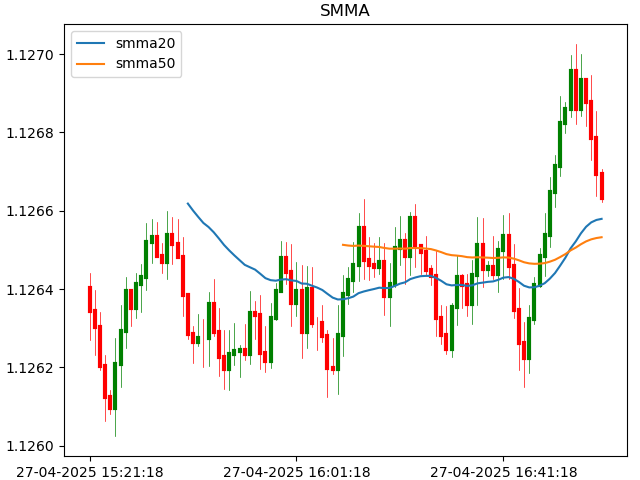

This figure's Python source:
import matplotlib.pyplot as plt
from datetime import datetime,timedelta
import numpy as np
import pandas as pd
import random
import indicator as indi

class SMMA:
    def __init__(self):
        self.n=100
        self.fig=plt.figure()
        self.title='SMMA'
        self.calc_type='pandas'   #'dict' or 'pandas'
        self.indi=indi

    def set_variables(self):
        variables=['time','open','high','low','close']
        var={i:[] for i in variables}
        return var

    def print_data(self,var):
        print(var['time'][-1],f"O:{var['open'][-1]:.5f}",f"H:{var['high'][-1]:.5f}"
              f"L:{var['low'][-1]:.5f}",f"C:{var['close'][-1]:.5f}")

    def get_data(self,var):
        for i in range(self.n):
            t=(datetime.now()+timedelta(minutes=i)).strftime('%d-%m-%Y %H:%M:%S')
            var['time'].append(t)

            if len(var['open'])==0:
                var['open'].append(random.uniform(1,1.2))
                up_close=var['open'][-1]*(1+0.0001)
                down_close=var['open'][-1]*(1-0.0001)
                var['close'].append(random.uniform(down_close,up_close))
            else:
                var['open'].append(var['close'][-1])
                up_close=var['open'][-1]*(1+0.0001)
                down_close=var['open'][-1]*(1-0.0001)
                var['close'].append(random.uniform(down_close,up_close))
        
            if var['open'][-1]<var['close'][-1]:
                price1=var['close'][-1]
                price2=var['open'][-1]
            elif var['open'][-1]>var['close'][-1]:
                price1=var['open'][-1]
                price2=var['close'][-1]
            high=random.uniform(price1,price1*(1+0.00007))
            low=random.uniform(price2,price2*(1-0.00007))
            var['high'].append(high)
            var['low'].append(low)

            #SMMA:
            if self.calc_type=='dict':
                n_list=[20,50]
                for n in n_list:
                    self.indi.smma_dict(n,'close',var)

            self.print_data(var)

        if self.calc_type=='pandas':
            n_list=[20,50]
            for n in n_list:
                var[f'smma{n}']=self.indi.smma_pandas(n,'close',var)

    def plot_data(self,var):
        self.fig.subplots_adjust(top=0.95,bottom=0.05,right=0.98,left=0.1,hspace=0,wspace=0)
        ax=self.fig.add_subplot()

        ax.clear()
        ax.set_title(self.title)
        ax.set_xticks(np.arange(0,len(var['time']),40))

        for i in range(len(var['time'])):
            if var['open'][i]>var['close'][i]:
                ccolor='r'
            elif var['open'][i]<var['close'][i]:
                ccolor='g'
            else:
                ccolor='gray'
            ax.plot([var['time'][i]]*2,[var['open'][i],var['close'][i]],c=ccolor,lw=3)
            ax.plot([var['time'][i]]*2,[var['high'][i],var['low'][i]],c=ccolor,lw=0.5)

        #PLOT SMMA:
        smma_keys=[k for k in var.keys() if 'smma' in k]
        if len(smma_keys)>=1:
            for smma in smma_keys:
                ax.plot(var['time'],var[smma],lw=1.5,label=smma)
            ax.legend()

        plt.show()

obj=SMMA()
var=obj.set_variables()
obj.get_data(var)
obj.plot_data(var)
